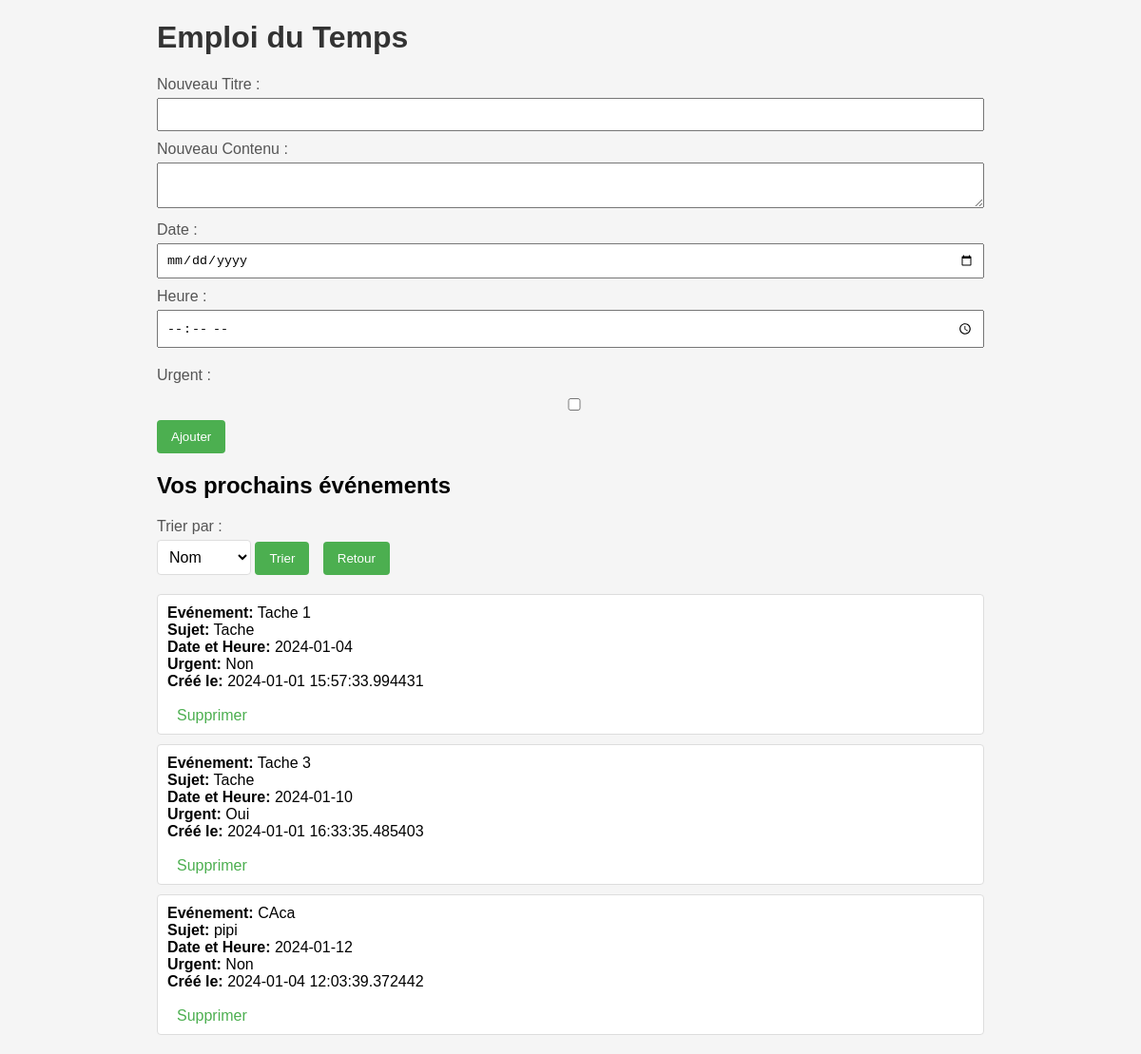
Before: / with the older database file.
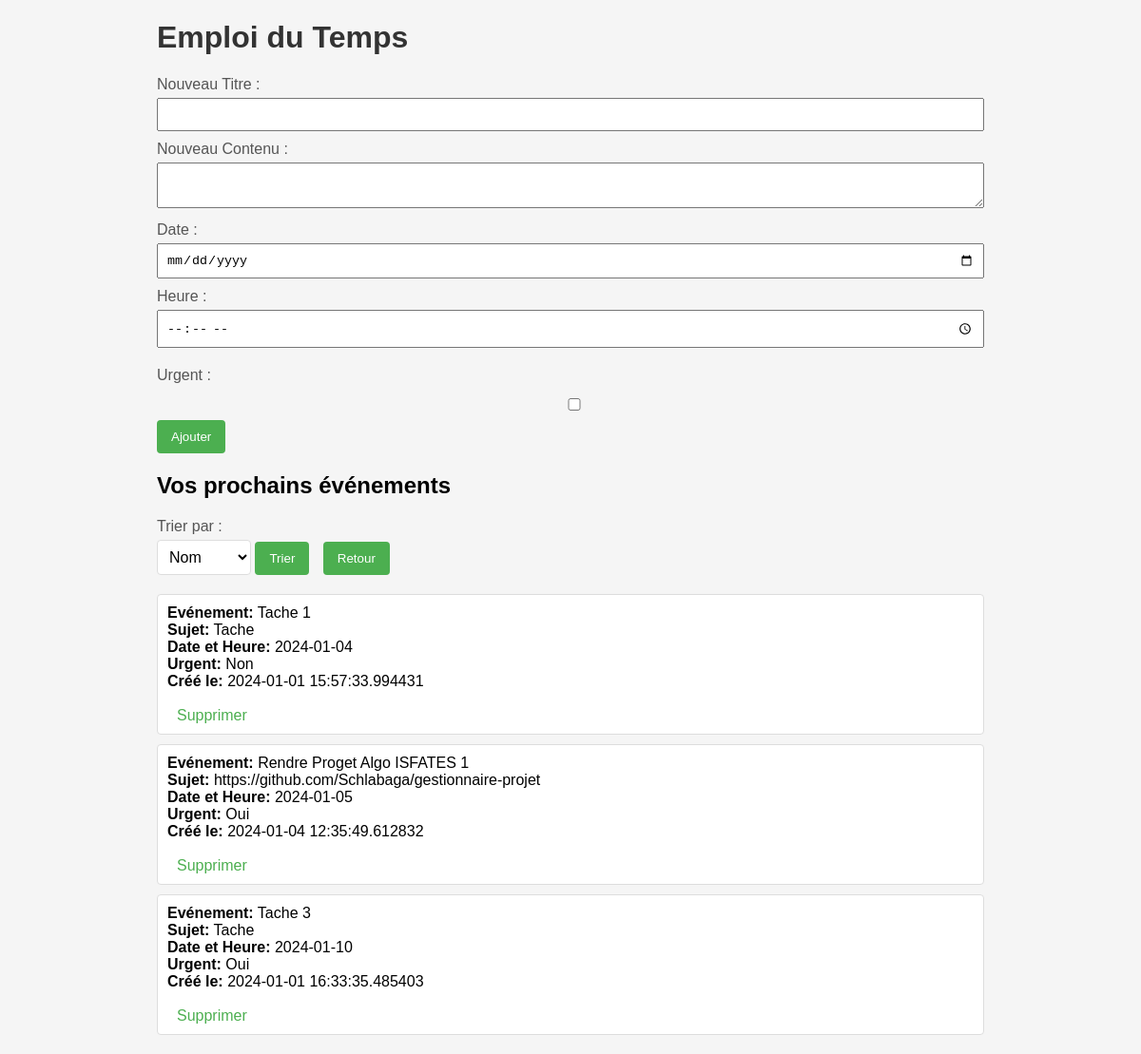
After: the same page with the newer database file.
### tables this page shows
CREATE TABLE taches (
                id INTEGER PRIMARY KEY AUTOINCREMENT,
                titre TEXT NOT NULL,
                contenu TEXT NOT NULL,
                date DATETIME,
                urgent BIT, 
                creation DATETIME DEFAULT CURRENT_TIMESTAMP  
            );

### main.py (the view)
    def accueil(self):
        self.gestionnaire_taches.supprimer_taches_expirees()
        taches = self.gestionnaire_taches.recuperer_taches()
        return render_template('accueil.html', taches=taches)

### main.py (called while the page is built)
    def recuperer_taches(self):
        with self.base_de_donnees as conn:
            cursor = conn.cursor()
            cursor.execute('SELECT id, titre, contenu, urgent, date, creation FROM taches ORDER BY date')
            return [Tache(row[0], row[1], row[2], row[3], datetime.strptime(row[4], '%d/%m/%Y %H:%M').date(), row[5]) for row in cursor.fetchall()]

    def supprimer_taches_expirees(self):
        date_actuelle = date.today()
        taches_expirees = [tache for tache in self.taches if tache.date < date_actuelle]
        with self.base_de_donnees as conn:
            cursor = conn.cursor()
            for tache in taches_expirees:
                cursor.execute('DELETE FROM taches WHERE id = ?', (tache.id,))
        self.taches = self.recuperer_taches()

### templates/accueil.html (shortened to what this page needs)
<!DOCTYPE html>
<html lang="fr">
<head>
</head>
<body>
    <div class="form-container">
        <h1>Emploi du Temps</h1>
        <form action="/ajouter_tache" method="post">
            <label for="titre">Nouveau Titre :</label>
            <input type="text" name="titre" required>
            <label for="contenu">Nouveau Contenu :</label>
            <textarea name="contenu" required></textarea>
            <label for="date">Date :</label>
            <input type="date" name="date" min="{{ date_actuelle }}" required>
            <label for="heure">Heure :</label>
            <input type="time" name="heure" required>
            <label class="urgent-label" for="urgent">Urgent :</label>
            <input type="checkbox" name="urgent" id="urgent" class="urgent-checkbox">
            <button type="submit">Ajouter</button>
        </form>
        {% if taches %}
            <ul>
                <h2>Vos prochains événements</h2>
                <form action="/trier_evenements" method="post">
                    <label for="tri">Trier par :</label>
                    <select name="tri" id="tri">
                        <option value="nom" selected>Nom</option>
                    </select>
                    <button type="submit">Trier</button>
                    <a href="{{ url_for('accueil') }}">
                        <button type="button">Retour</button>
                    </a>
                </form>
                {% for tache in taches %}
                    <li>
                        <strong>Evénement:</strong> {{ tache.titre }}<br>
                        <strong>Sujet:</strong> {{ tache.contenu }}<br>
                        <strong>Date et Heure:</strong> {{ tache.date }}<br>
                        <strong>Urgent:</strong> {% if tache.urgent %}Oui{% else %}Non{% endif %}<br>
                        <strong>Créé le:</strong> {{ tache.creation }}<br><br>
                        <a href="{{ url_for('supprimer_tache', id=tache.id) }}">Supprimer</a>
                    </li>
                {% endfor %}
            </ul>
        {% else %}
            <p>Aucun événement à afficher.</p>
        {% endif %}
    </div>
</body>
</html>

### templates/accueil.html (style rules this page uses)
body { font-family: Arial, sans-serif; background-color: #f5f5f5; margin: 20px; }
h1 { color: #333; }
form { margin-bottom: 20px; }
label { display: block; margin-bottom: 5px; color: #555; }
input, textarea { width: 100%; padding: 8px; margin-bottom: 10px; box-sizing: border-box; }
button { background-color: #4caf50; color: white; padding: 10px 15px; border: none; border-radius: 4px; cursor: pointer; }
ul { list-style-type: none; padding: 0; }
li { background-color: #fff; border: 1px solid #ddd; margin-bottom: 10px; padding: 10px; border-radius: 4px; }
a { color: #4caf50; margin-left: 10px; text-decoration: none; }
select { padding: 8px; border: 1px solid #ddd; border-radius: 4px; box-sizing: border-box; font-size: 16px; background-color: #fff; cursor: pointer; }
.form-container { width: 75%; margin: 0 auto; }
.urgent-label { margin-top: 10px; text-align: left; }
.urgent-checkbox { margin-top: 10px; }

Changed rows visible on the page:
removed taches: titre "CAca", contenu "pipi", date "2024-01-12", urgent "Non", creation "2024-01-04 12:03:39.372442"
added taches: titre "Rendre Proget Algo ISFATES 1", contenu "https://github.com/Schlabaga/gestionnaire-projet", date "2024-01-05", urgent "Oui", creation "2024-01-04 12:35:49.612832"
